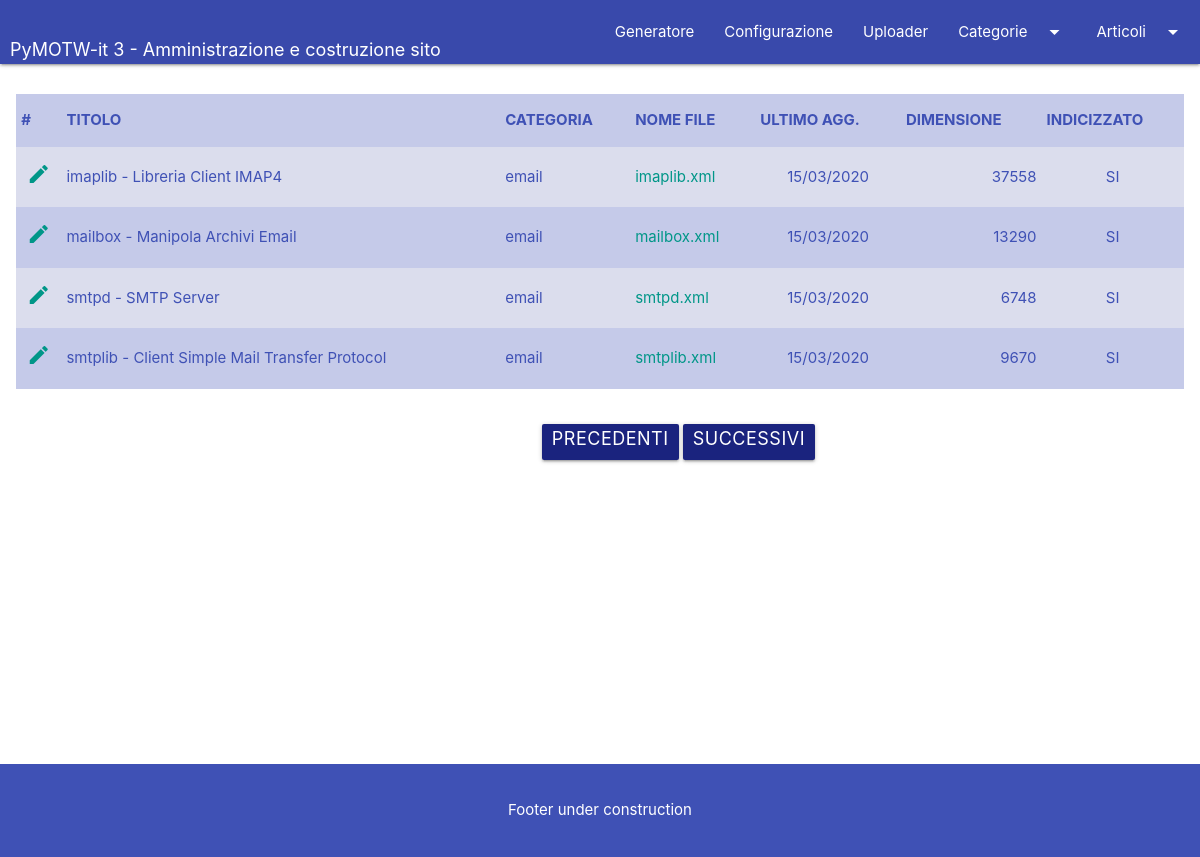
Screenshot of /article/4 with the database file from the repository.
### app/models.py (models this page shows, shortened)
class Article(db.Model):
    __tablename__ = 'articles'
    id = db.Column(db.Integer, primary_key=True)
    title = db.Column(db.String(255))
    categ_id = db.Column(db.Integer, db.ForeignKey('categories.id'))
    artcat = db.relationship('Category', backref='article')
    filename = db.Column(db.String(255), nullable=False, unique=True)
    lastmod = db.Column(db.DateTime)
    size = db.Column(db.Integer)
    indexed = db.Column(db.Integer)

class Category(db.Model):
    __tablename__ = 'categories'
    id = db.Column(db.Integer, primary_key=True)
    descr = db.Column(db.String(255), nullable=False)
    articles = db.relationship('Article', backref='category',
                               lazy='dynamic')

### app/routes/main.py (the view)
@main.route('/article/<string:key>', methods=['GET', 'POST'])
def article(key):
    parameters, objlist = GeneratorConfig.parse_config()
    diz = dict()
    for obj in objlist:
        diz[obj.conf_key] = obj.conf_value
    page = request.args.get('page', 1, type=int)
    if key and re.match(r'^\d+$', key):
        articles = Article.query.filter_by(
            categ_id=int(key)
        ).paginate(page, 10, False)
    else:
        articles = Article.query.paginate(
            page, 10, False
        )
    next_url = url_for('main.article', key=key, page=articles.next_num) \
        if articles.has_next else None
    prev_url = url_for('main.article', key=key, page=articles.prev_num) \
        if articles.has_prev else None
    data = dict(articles=articles, next=next_url, prev=prev_url,
                source_articles_folder=diz['tran_dir'],
                headers='#,TITOLO,CATEGORIA,NOME FILE,ULTIMO AGG.,'
                        'DIMENSIONE, INDICIZZATO'.split(','))
    return render_template('article.html', key=None, data=data)

### app/models.py (called while the page is built)
    @staticmethod
    def parse_config() -> Tuple[DefaultDict[str, List['GeneratorConfig']],
                                List['GeneratorConfig']]:
        retval = defaultdict(list)
        objlist = list()
        for rk in GeneratorConfig.query.all():
            retval[rk.conf_tabname].append(rk)
            objlist.append(rk)
        return retval, objlist

### app/templates/article.html
{% extends 'base.html' %}
{% block content %}
  <div class="row">
    <div class="col s12 m6 l12">
      <table class="table striped indigo lighten-4 indigo-text">
        <thead>
        <tr>
          {% for header in data.headers %}
            <th>{{ header }}</th>
          {% endfor %}
        </tr>
        </thead>
        <tbody>
        {% for article in data.articles.items | sort(attribute='title') %}
          <tr>
            <td class="center-align">
              <a class="teal-text darken-5"
                 title="Modifica voce articolo"
                 href="{{ url_for('main.article', key=article.id) }}">
                <i class="material-icons">edit</i>
              </a>
            </td>
            <td class="left-align">{{ article.title }}</td>
            <td class="left-align">{{ article.artcat.descr }}</td>
            <td class="left-align"><a class="teal-text darken-5"
                                      title="Modifica sorgente articolo"
                                      href="{{ url_for('main.source') }}">{{ article.filename }}</a>
            </td>
            <td class="center-align">{{ article.lastmod.strftime("%d/%m/%Y") }}</td>
            <td class="right-align">{{ "%d"|format(article.size) }}</td>
            <td class="center-align">{% if article.indexed == 1 %}
              SI{% else %}NO{% endif %}</td>
          </tr>
        {% endfor %}
        </tbody>
      </table>
    </div>
  </div>
  <div class="container">
    <div class="row">
      <div class="col s12 m6 l6 offset-l5 offset-m3 offset-s1">
        <ul class="pagination">
          <li><a href="{{ data.prev }}"
                 class="indigo darken-4 white-text waves-effect waves-light btn">Precedenti</a>
          </li>
          <li><a href="{{ data.next }}"
                 class="indigo darken-4 white-text waves-effect waves-light btn">Successivi</a>
          </li>
        </ul>
      </div>
    </div>
</div>
{% endblock %}

### app/static/css/admin-style.css (style rules this page uses)
:root { --head-color: #0f277b; }

### rows the page displays
Article: title "imaplib - Libreria Client IMAP4", artcat.descr "email", filename "imaplib.xml", lastmod "15/03/2020", size "37558", indexed "SI"
Article: title "mailbox - Manipola Archivi Email", artcat.descr "email", filename "mailbox.xml", lastmod "15/03/2020", size "13290", indexed "SI"
Article: title "smtpd - SMTP Server", artcat.descr "email", filename "smtpd.xml", lastmod "15/03/2020", size "6748", indexed "SI"
Article: title "smtplib - Client Simple Mail Transfer Protocol", artcat.descr "email", filename "smtplib.xml", lastmod "15/03/2020", size "9670", indexed "SI"

### other values shown
{{ header }} "#" "TITOLO" "CATEGORIA" "NOME FILE" "ULTIMO AGG." "DIMENSIONE" "INDICIZZATO"
